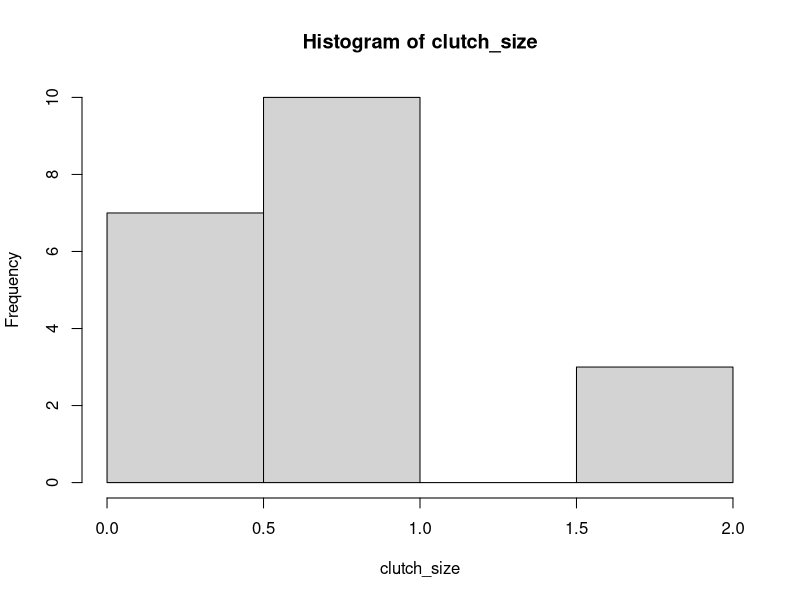
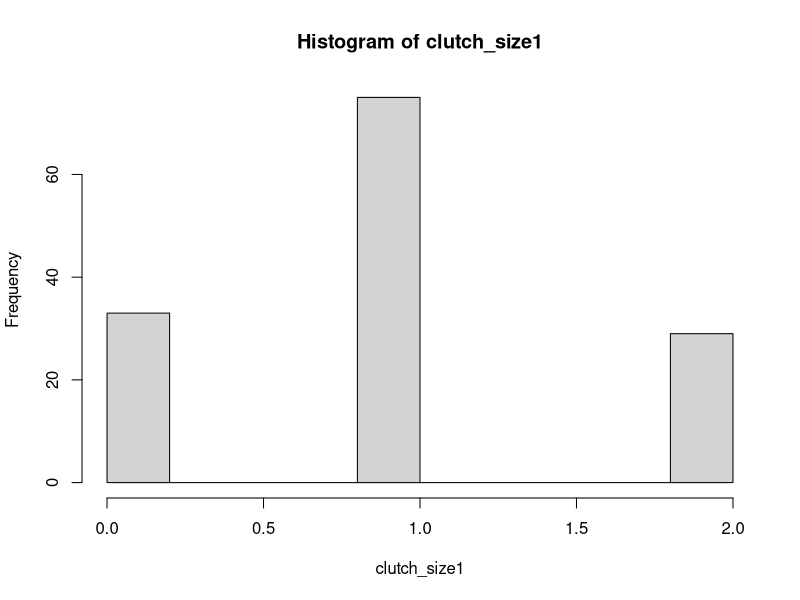
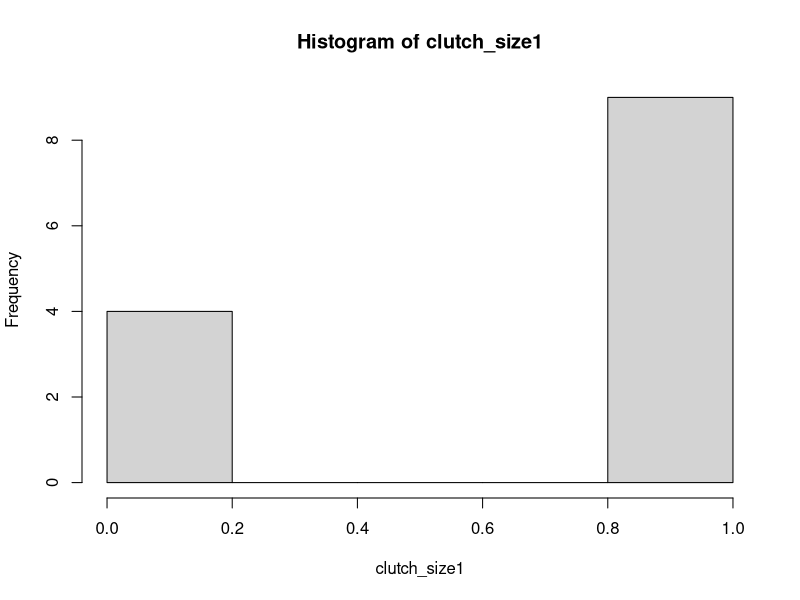
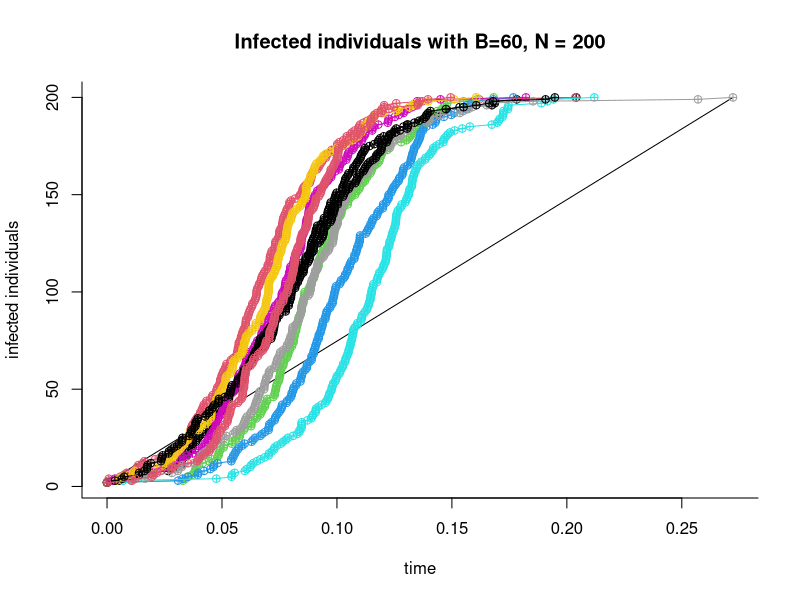
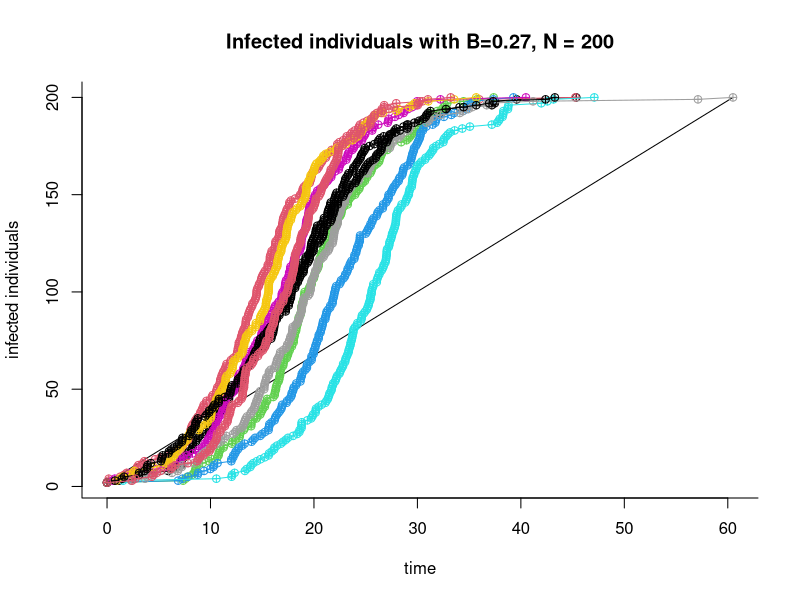
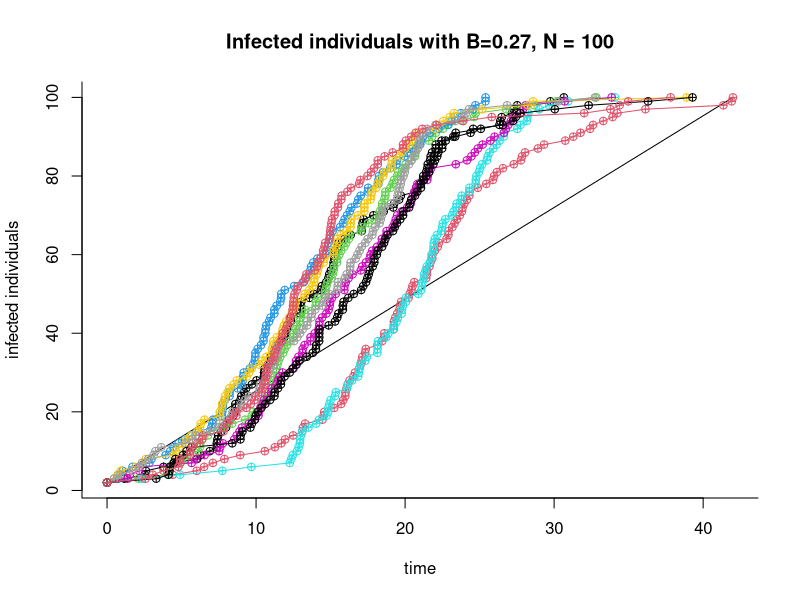
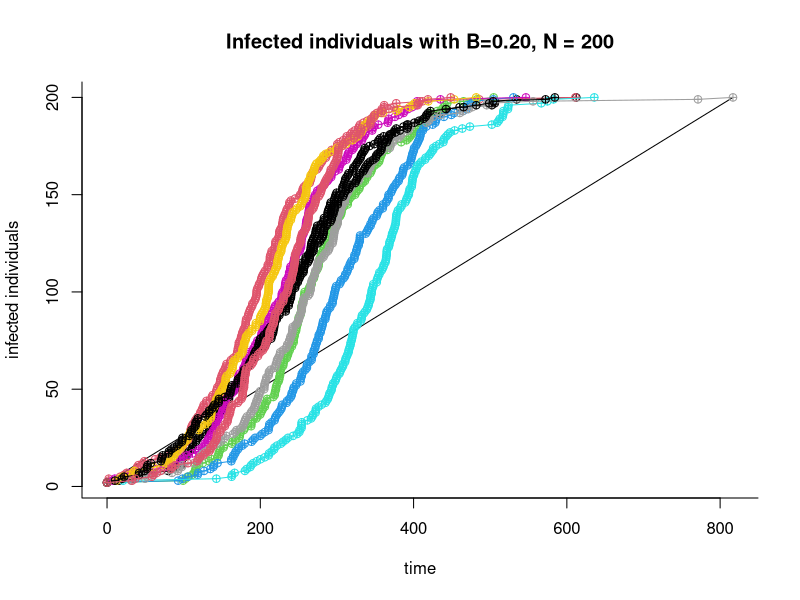
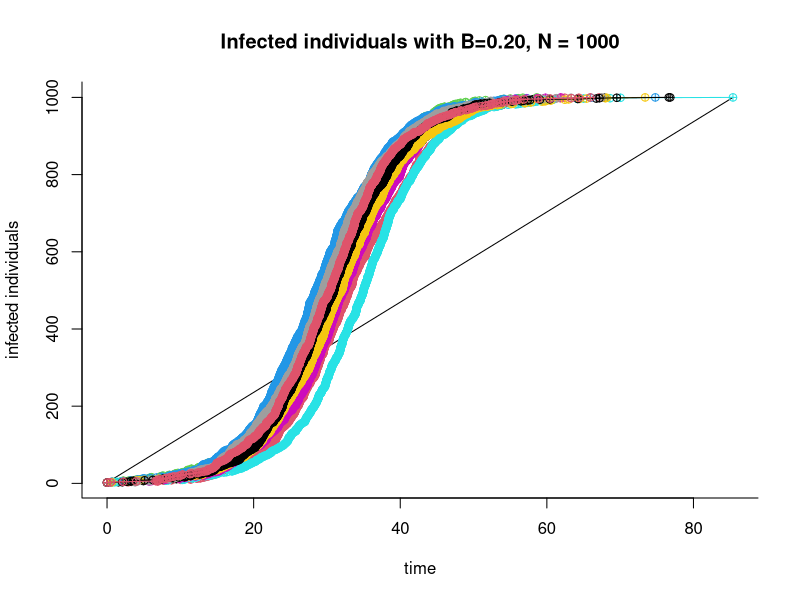

Write R code to recreate these figures, in order.
## ---- chunk 1
# Chunk option to make sure code output is shown in the knit file
knitr::opts_chunk$set(echo = TRUE)

# Chunk option to make sure code lines don't run of page and just go to next line (not perfect, but helps)
knitr::opts_chunk$set(tidy.opts=list(width.cutoff=60),tidy=TRUE)
## ---- chunk 2
clutch_size <- c()
dem.stoch <- function(p0,p1,n0,times){
  n=n0
  for (i in 1:times){
    new_n = 0
    if (n[i]==0){
      n <- c(n, new_n)
    }else{
      for (j in 1:n[i]){
        luck = runif(1)
        if (luck < p0){
          new_n = new_n
          clutch_size <<- append(clutch_size, 0)
         
        }else{
          if (luck < p0 + p1){
            new_n = new_n + 1
             clutch_size <<- append(clutch_size, 1)
          }else{
            new_n = new_n + 2
             clutch_size <<- append(clutch_size, 2)
            }
        }
      }      
      n <- c(n, new_n)
    }
  }
  return(n)
}
popsize4 <- dem.stoch(0.25,0.5,4,100)
hist(clutch_size)
## ---- chunk 3
clutch_size1 <- c()
dem.stoch <- function(n0,times){
  n=n0
  for (i in 1:times){
    new_n = 0
    if (n[i]==0){
      n <- c(n, new_n)
    }else{
      for (j in 1:n[i]){
        luck = rbinom(n = 1, size = 1, p = 0.5)
        if (luck == 1){
          new_n = new_n + 1
          clutch_size1 <<- append(clutch_size1,1)
        }else{
          luck = rbinom(n = 1, size = 1, p = 0.5)
          if (luck ==0){
            new_n = new_n + 0
             clutch_size1 <<- append(clutch_size1, 0)
          }else{
            new_n = new_n + 2
             clutch_size1 <<- append(clutch_size1, 2)
            }
        }
      }      
      n <- c(n, new_n)
    }
  }
  return(n)
}
popsize4 <- dem.stoch(4,100)
hist(clutch_size1)
## ---- chunk 4
clutch_size1 <- c()
dem.stoch <- function(p0,p1,n0,times){
  n=n0
  for (i in 1:times){
    new_n = 0
    if (n[i]==0){
      n <- c(n, new_n)
    }else{
      for (j in 1:n[i]){
        luck = rpois(n = 1, lambda = 1)
        if (luck < p0){
          new_n = new_n
          clutch_size1 <<- append(clutch_size1, 0)
         
        }else{
          if (luck < p0 + p1){
            new_n = new_n + 2
             clutch_size1 <<- append(clutch_size1, 2)
          }else{
            new_n = new_n + 1
             clutch_size1 <<- append(clutch_size1, 1)
            }
        }
      }      
      n <- c(n, new_n)
    }
  }
  return(n)
}
popsize41 <- dem.stoch(0.25,0.5,4,100)
print(clutch_size1)
hist(clutch_size1)

## ---- chunk 5
SI.simul <- function (x, params, nstep) {
  ## set up an array to store results
  output <- array(dim=c(nstep+1,3))       
  ## name the variables in the array
  colnames(output) <- c("time","X","Y")   
  output[1,] <- x # initial condition
  ## iterate the model for nstep events
  for (k in 1:nstep) {
    ## update x and store result
    output[k+1,] <- x <- SI.onestep(x,params) 
  }
  as.data.frame(output)
}
SI.onestep <- function (x, params) {     
  ## the second element of x is number of susceptibles X
  X <- x[2]
  ## the third element of x is number of infecteds Y
  Y <- x[3]                             
  event.rate <- params["beta"]*X*Y/(X+Y)
  ## how much time do we wait for this event?
  tau <- rexp(n=1,rate=event.rate) 
  c(tau=x[1]+tau,X=X-1,Y=Y+1)
}
set.seed(38499583)    # make results repeatable
nsims <- 10           # number of simulations to run
pop.size <- 200       # size of the population
Y0 <- 2               # initial number infected
nstep <- pop.size-Y0  # run until everyone infected
xstart <- c(time=0,X=(pop.size-Y0),Y=Y0)  # initial conditions
params <- c(beta=60,gamma=365/13)         # parameters (R0=2.1)
simdat <- vector(mode='list',length=nsims) # to store simulated data
for (k in 1:nsims) {
  simdat[[k]] <- SI.simul(xstart,params,nstep)
}

trange <- range(sapply(simdat,function(x)range(x$time)))
yrange <- range(sapply(simdat,function(x)range(x$Y)))

plot(trange,yrange,type='l',xlab='time',ylab="infected individuals",bty='l', main = "Infected individuals with B=60, N = 200")
for (k in 1:nsims)
  lines(Y~time,data=simdat[[k]],col=k,type='o',pch=10)
## ---- chunk 6
SI.simul <- function (x, params, nstep) {
  ## set up an array to store results
  output <- array(dim=c(nstep+1,3))       
  ## name the variables in the array
  colnames(output) <- c("time","X","Y")   
  output[1,] <- x # initial condition
  ## iterate the model for nstep events
  for (k in 1:nstep) {
    ## update x and store result
    output[k+1,] <- x <- SI.onestep(x,params) 
  }
  as.data.frame(output)
}
SI.onestep <- function (x, params) {     
  ## the second element of x is number of susceptibles X
  X <- x[2]
  ## the third element of x is number of infecteds Y
  Y <- x[3]                             
  event.rate <- params["beta"]*X*Y/(X+Y)
  ## how much time do we wait for this event?
  tau <- rexp(n=1,rate=event.rate) 
  c(tau=x[1]+tau,X=X-1,Y=Y+1)
}
set.seed(38499583)    # make results repeatable
nsims <- 10           # number of simulations to run
pop.size <- 200       # size of the population
Y0 <- 2               # initial number infected
nstep <- pop.size-Y0  # run until everyone infected
xstart <- c(time=0,X=(pop.size-Y0),Y=Y0)  # initial conditions
params <- c(beta=0.27,gamma=365/13)         # parameters (R0=2.1)
simdat <- vector(mode='list',length=nsims) # to store simulated data
for (k in 1:nsims) {
  simdat[[k]] <- SI.simul(xstart,params,nstep)
}

trange <- range(sapply(simdat,function(x)range(x$time)))
yrange <- range(sapply(simdat,function(x)range(x$Y)))

plot(trange,yrange,type='l',xlab='time',ylab="infected individuals",bty='l', main = "Infected individuals with B=0.27, N = 200")
for (k in 1:nsims)
  lines(Y~time,data=simdat[[k]],col=k,type='o',pch=10)
## ---- chunk 7
SI.simul <- function (x, params, nstep) {
  ## set up an array to store results
  output <- array(dim=c(nstep+1,3))       
  ## name the variables in the array
  colnames(output) <- c("time","X","Y")   
  output[1,] <- x # initial condition
  ## iterate the model for nstep events
  for (k in 1:nstep) {
    ## update x and store result
    output[k+1,] <- x <- SI.onestep(x,params) 
  }
  as.data.frame(output)
}
SI.onestep <- function (x, params) {     
  ## the second element of x is number of susceptibles X
  X <- x[2]
  ## the third element of x is number of infecteds Y
  Y <- x[3]                             
  event.rate <- params["beta"]*X*Y/(X+Y)
  ## how much time do we wait for this event?
  tau <- rexp(n=1,rate=event.rate) 
  c(tau=x[1]+tau,X=X-1,Y=Y+1)
}
set.seed(38499583)    # make results repeatable
nsims <- 10           # number of simulations to run
pop.size <- 100       # size of the population
Y0 <- 2               # initial number infected
nstep <- pop.size-Y0  # run until everyone infected
xstart <- c(time=0,X=(pop.size-Y0),Y=Y0)  # initial conditions
params <- c(beta=0.27,gamma=365/13)         # parameters (R0=2.1)
simdat <- vector(mode='list',length=nsims) # to store simulated data
for (k in 1:nsims) {
  simdat[[k]] <- SI.simul(xstart,params,nstep)
}

trange <- range(sapply(simdat,function(x)range(x$time)))
yrange <- range(sapply(simdat,function(x)range(x$Y)))

plot(trange,yrange,type='l',xlab='time',ylab="infected individuals",bty='l', main = "Infected individuals with B=0.27, N = 100")
for (k in 1:nsims)
  lines(Y~time,data=simdat[[k]],col=k,type='o',pch=10)
## ---- chunk 8
SI.simul <- function (x, params, nstep) {
  ## set up an array to store results
  output <- array(dim=c(nstep+1,3))       
  ## name the variables in the array
  colnames(output) <- c("time","X","Y")   
  output[1,] <- x # initial condition
  ## iterate the model for nstep events
  for (k in 1:nstep) {
    ## update x and store result
    output[k+1,] <- x <- SI.onestep(x,params) 
  }
  as.data.frame(output)
}
SI.onestep <- function (x, params) {     
  ## the second element of x is number of susceptibles X
  X <- x[2]
  ## the third element of x is number of infecteds Y
  Y <- x[3]                             
  event.rate <- params["beta"]*X*Y/(X+Y)
  ## how much time do we wait for this event?
  tau <- rexp(n=1,rate=event.rate) 
  c(tau=x[1]+tau,X=X-1,Y=Y+1)
}
set.seed(38499583)    # make results repeatable
nsims <- 10           # number of simulations to run
pop.size <- 200       # size of the population
Y0 <- 2               # initial number infected
nstep <- pop.size-Y0  # run until everyone infected
xstart <- c(time=0,X=(pop.size-Y0),Y=Y0)  # initial conditions
params <- c(beta=0.02,gamma=365/13)         # parameters (R0=2.1)
simdat <- vector(mode='list',length=nsims) # to store simulated data
for (k in 1:nsims) {
  simdat[[k]] <- SI.simul(xstart,params,nstep)
}

trange <- range(sapply(simdat,function(x)range(x$time)))
yrange <- range(sapply(simdat,function(x)range(x$Y)))

plot(trange,yrange,type='l',xlab='time',ylab="infected individuals",bty='l', main = "Infected individuals with B=0.20, N = 200")
for (k in 1:nsims)
  lines(Y~time,data=simdat[[k]],col=k,type='o',pch=10)
## ---- chunk 9
SI.simul <- function (x, params, nstep) {
  ## set up an array to store results
  output <- array(dim=c(nstep+1,3))       
  ## name the variables in the array
  colnames(output) <- c("time","X","Y")   
  output[1,] <- x # initial condition
  ## iterate the model for nstep events
  for (k in 1:nstep) {
    ## update x and store result
    output[k+1,] <- x <- SI.onestep(x,params) 
  }
  as.data.frame(output)
}
SI.onestep <- function (x, params) {     
  ## the second element of x is number of susceptibles X
  X <- x[2]
  ## the third element of x is number of infecteds Y
  Y <- x[3]                             
  event.rate <- params["beta"]*X*Y/(X+Y)
  ## how much time do we wait for this event?
  tau <- rexp(n=1,rate=event.rate) 
  c(tau=x[1]+tau,X=X-1,Y=Y+1)
}
set.seed(38499583)    # make results repeatable
nsims <- 10           # number of simulations to run
pop.size <- 1000       # size of the population
Y0 <- 2               # initial number infected
nstep <- pop.size-Y0  # run until everyone infected
xstart <- c(time=0,X=(pop.size-Y0),Y=Y0)  # initial conditions
params <- c(beta=0.20,gamma=365/13)         # parameters (R0=2.1)
simdat <- vector(mode='list',length=nsims) # to store simulated data
for (k in 1:nsims) {
  simdat[[k]] <- SI.simul(xstart,params,nstep)
}

trange <- range(sapply(simdat,function(x)range(x$time)))
yrange <- range(sapply(simdat,function(x)range(x$Y)))

plot(trange,yrange,type='l',xlab='time',ylab="infected individuals",bty='l', main = "Infected individuals with B=0.20, N = 1000")
for (k in 1:nsims)
  lines(Y~time,data=simdat[[k]],col=k,type='o',pch=10)
## ---- chunk 10
SIR.onestep <- function (x, params) {
  X <- x[2]
  Y <- x[3]
  Z <- x[4]
  N <- X+Y+Z
  beta <- params["beta"]
  mu <- params["mu"]
  gamma <- params["gamma"]
  ## each individual rate
  rates <- c(
    birth=mu*N,
    infection=beta*X*Y/N,
    recovery=gamma*Y,
    sdeath=mu*X,
    ideath=mu*Y,
    rdeath=mu*Z
  )
  ## what changes with each event?
  transitions <- list( 
    birth=c(0,0,0),
    infection=c(-1,1,0),
    recovery=c(0,-1,1),
    sdeath=c(0,0,0),
    ideath=c(0,0,0),
    rdeath=c(0,0,0)
  )
  ## total event rate
  total.rate <- sum(rates)
  ## waiting time
  if (total.rate==0) 
    tau <- Inf
  else
    tau <- rexp(n=1,rate=total.rate)
  ## which event occurs?
  event <- sample.int(n=6,size=1,prob=rates/total.rate)
  x+c(tau,transitions[[event]])
}
SIR.simul <- function (x, params, maxstep = 10000) {
  output <- array(dim=c(maxstep+1,4))
  colnames(output) <- names(x)
  output[1,] <- x
  k <- 1
  ## loop until either k > maxstep or
  ## there are no more infectives
  while ((k <= maxstep) && (x["Y"] > 0)) {
    k <- k+1
    output[k,] <- x <- SIR.onestep(x,params)
  }
  as.data.frame(output[1:k,])
}
set.seed(56856583)
nsims <- 10
xstart <- c(time=0,X=392,Y=8,Z=0) #initial conditions
params <- c(mu=0.02,beta=60,gamma=365/13) #parameters

require(plyr)
simdat <- rdply(
  nsims,
  SIR.simul(xstart,params)
)
head(simdat)
plot(Y~time,data=simdat,type='n')
d_ply(simdat,".n",function(x)lines(Y~time,data=x,col=.n))
